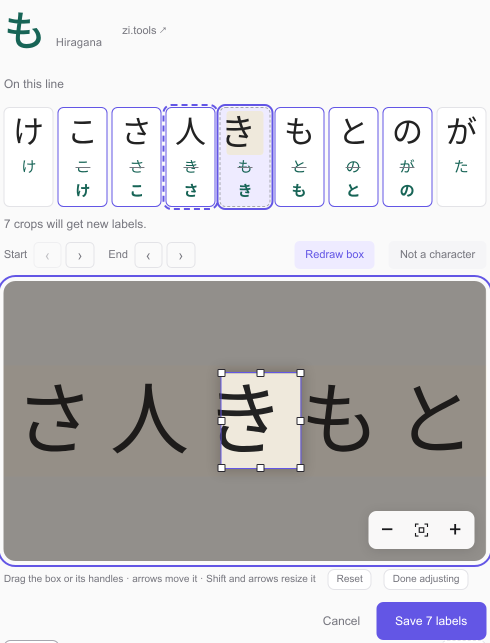
#> input picture pr-566/desktop-light-redraw.png, 980 x 1286 px (shown at 1/2 size)
$ python -i image_quality.py   (imports and definitions only)
#> lines starting #> are read from the running program, lines starting #| are printed output that depends on the picture
#> further down, picture is the input picture: PIL image 980x1286 RGB; mean R, G, B 200, 198.2, 200.3
"""How well a scan shows a crop's letterform, measured from its pixels.

The measurements of every crop are kept in an index (`INDEX`), and a consumer (form clustering, a
training set, a review round) decides what to leave out by `tags`. Nothing is removed for being poor:
a noisy, blurry or thresholded scan is still a witness to its letterform.

`measure` scales a crop down to a shorter side of `EDGE` pixels, so that sharpness and noise are read at
the scale of the glyph and not of the scan's resolution, then records five numbers under `METHOD`:

- `contrast`: ink to paper, the 5th to the 95th percentile of grey, 0 to 255.
- `mid_grey`: share of pixels more than a fifth of the contrast away from both ink and paper. A
  thresholded scan has almost none.
- `sharpness`: the steepest step between neighbouring pixels (99th percentile) as a share of the
  contrast. A sharp edge crosses the contrast in one or two pixels; a blurred one spreads it over many.
- `noise`: spread of the lightest 40% of pixels, the paper, as a share of the contrast.
- `chroma`: mean distance of a pixel's channels from their own mean. A greyscale scan has none.

Thresholding, blur, noise and colour belong to a scan, so `tags` reads them from the median of a
page's crops (`page_summary`); only `small` belongs to the crop. The thresholds were set on
2026-09-27 on the 368,860 extracted crops of the review store. They separate the books a reader calls
blurry (豊橋の年中行事), noisy (風俗畫報, every one of its 105 pages) and thresholded (豊橋志要) from
clean ones (小野湖山翁小伝) and from brush writing on high-resolution scans. They are a first
calibration, not a validated one.
"""
from __future__ import annotations

import json
import sqlite3
from collections import defaultdict
from collections.abc import Callable, Iterable
from pathlib import Path

import numpy as np
from PIL import Image

from .schema import Page, Unit

#: Names the statistics and how they are computed; a change to either takes a new method.
METHOD = "pixel-statistics-v2"
#: Shorter side, in pixels, a larger crop is scaled down to before it is measured.
EDGE = 48
#: Where the measurements are kept, one row per crop and method.
INDEX = Path("work/crop-quality/index.sqlite")
STATISTICS = ("contrast", "mid_grey", "sharpness", "noise", "chroma")
#: Shorter side, in source pixels, below which a crop is `small`.
SMALL = 24
#: Contrast below which a crop shows no ink to judge sharpness by.
BLANK = 16


def measure(image: Image.Image) -> dict:
    """The statistics of one crop, cut from the page at its source resolution. A transparent crop is
    measured on a white ground, as it is shown."""
    if image.mode in ("RGBA", "LA", "PA") or (image.mode == "P" and "transparency" in image.info):
        ground = Image.new("RGBA", image.size, "white")
        image = Image.alpha_composite(ground, image.convert("RGBA"))
    if min(image.size) > EDGE:
        scale = EDGE / min(image.size)
#> scale = 0.049
        image = image.resize((max(1, round(image.width * scale)), max(1, round(image.height * scale))),
                             Image.Resampling.BOX)
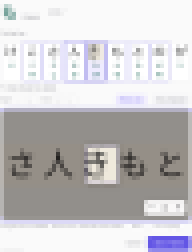
#> image: PIL image 48x63 RGB (shown 4 times larger); mean R, G, B 200.1, 198.2, 200.3
    rgb = np.asarray(image.convert("RGB"), dtype=np.float32)
    grey = rgb.mean(axis=2)
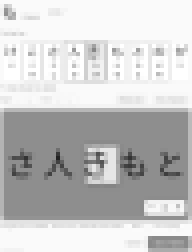
#> grey: shape (63, 48) float32 (shown 4 times larger); min 33, max 255, mean 199.5
    ink, paper = np.percentile(grey, 5), np.percentile(grey, 95)
#> ink = 139.3; paper = 253.7
    contrast = max(float(paper - ink), 1.0)
#> contrast = 114.3
    mid = (grey > ink + 0.2 * contrast) & (grey < paper - 0.2 * contrast)
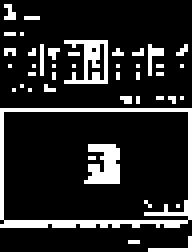
#> mid: shape (63, 48) bool (shown 4 times larger); 14.9% white in thin lines or dots
    steps = [np.abs(np.diff(grey, axis=axis)) for axis in (0, 1) if grey.shape[axis] > 1]
#> steps = 2 items
    steepest = max((float(np.percentile(step, 99)) for step in steps), default=0.0)
#> steepest = 83.67
    background = grey[grey >= np.percentile(grey, 60)]
#> background = 1219 values, max 255 at index 474, min 241.7 at index 454, mean 249.7
    return {"method": METHOD, "contrast": round(contrast, 1), "mid_grey": round(float(mid.mean()), 3),
            "sharpness": round(steepest / contrast, 3), "noise": round(float(background.std()) / contrast, 3),
            "chroma": round(float(np.abs(rgb - rgb.mean(axis=2, keepdims=True)).mean()), 1)}


# [34 lines left out: functions page_summary, tags, connect, not called in this run]


# [2 lines that did not run here, left out]


# [55 lines that did not run here, left out]


def forget(db: sqlite3.Connection, ids: Iterable[str]) -> int:
    """Drop the rows of crops that no longer exist, so they leave their page's median."""
    with db:
        return db.executemany("DELETE FROM quality WHERE id=?", [(i,) for i in ids]).rowcount


def lookup(db: sqlite3.Connection, ids: Iterable[str] | None = None) -> dict[str, dict]:
    """The measurements of the given crops, or of every crop, in the form `measure` returns, with the
    crop's `page_id` and the `page_summary` of its page as `page`."""
    rows = db.execute(f"SELECT id, page_id, {', '.join(STATISTICS)} FROM quality WHERE method=?", (METHOD,))
    crops, by_page = {}, defaultdict(list)
    for row in rows:
        quality = {"method": METHOD, **dict(zip(STATISTICS, row[2:], strict=True))}
        crops[row[0]] = {**quality, "page_id": row[1]}
        by_page[row[1]].append(quality)
    pages = {page_id: page_summary(qualities) for page_id, qualities in by_page.items()}
    wanted = crops.keys() if ids is None else set(ids) & crops.keys()
    return {i: {**crops[i], "page": pages[crops[i]["page_id"]]} for i in wanted}

>>> from PIL import Image
>>> picture = Image.open('../../pr-566/desktop-light-redraw.png')
>>> result = measure(picture)
#> result = {'method': 'pixel-statistics-v2', 'contrast': 114.3, 'mid_grey': 0.149, 'sharpness': 0.732, 'noise': 0.026, 'chroma': 3.3}

$ run again, on pr-566/desktop-light-before.png
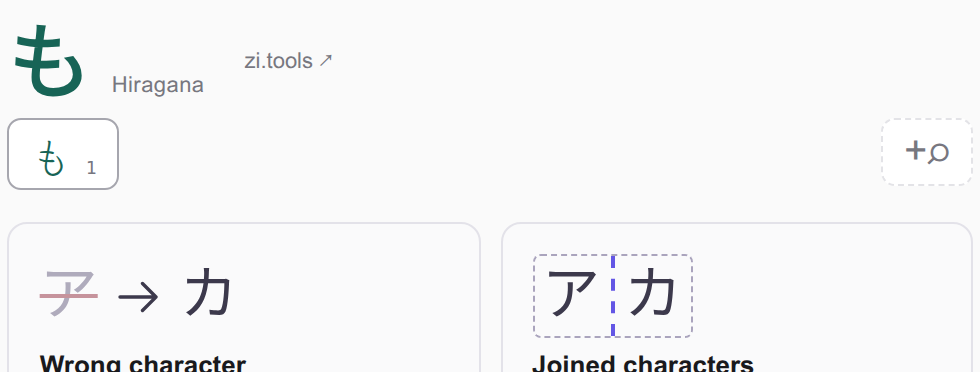
#> input picture pr-566/desktop-light-before.png, 980 x 372 px
#> picture is the input picture: PIL image 980x372 RGB; mean R, G, B 245.2, 245.6, 246.2
#> in measure, `image = image.resize((max(1, round(image.width * scale)), max(1, round..`:
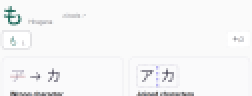
#> image: PIL image 126x48 RGB (shown 2 times larger); mean R, G, B 245.2, 245.5, 246.2
#> ink = 222.7; paper = 250.3
#> contrast = 27.67
#> in measure, `mid = (grey > ink + 0.2 * contrast) & (grey < paper - 0.2 * contrast)`:
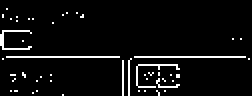
#> mid: shape (48, 126) bool (shown 2 times larger); 5.2% white in thin lines or dots
#> steps = 2 items
#> steepest = 96.12
#> background = 5253 values, max 255 at index 1881, min 250 at index 0, mean 250.3
#> result = {'method': 'pixel-statistics-v2', 'contrast': 27.7, 'mid_grey': 0.052, 'sharpness': 3.47, 'noise': 0.029, 'chroma': 0.5}
